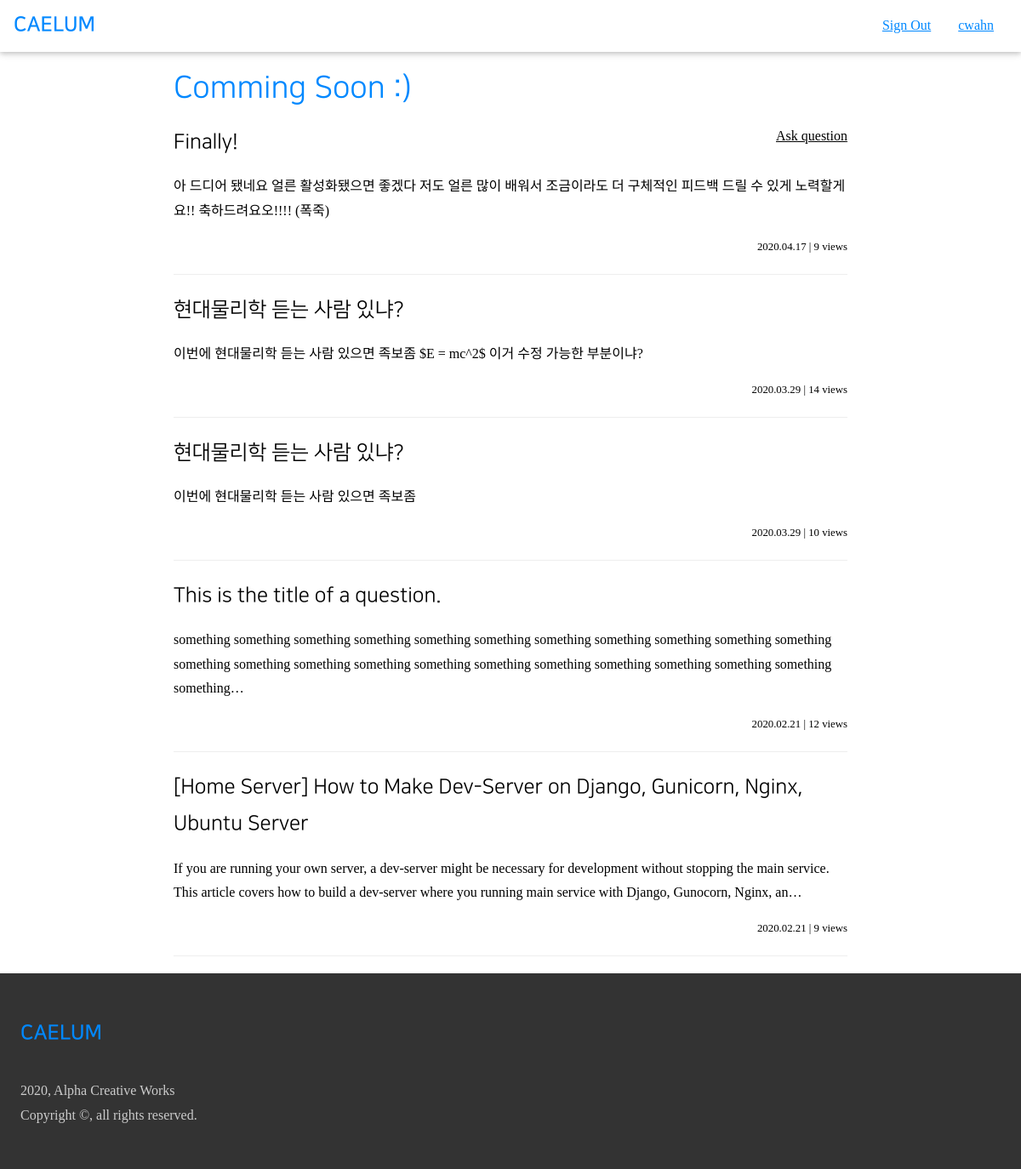
The page / (signed in) on the database as committed earlier.
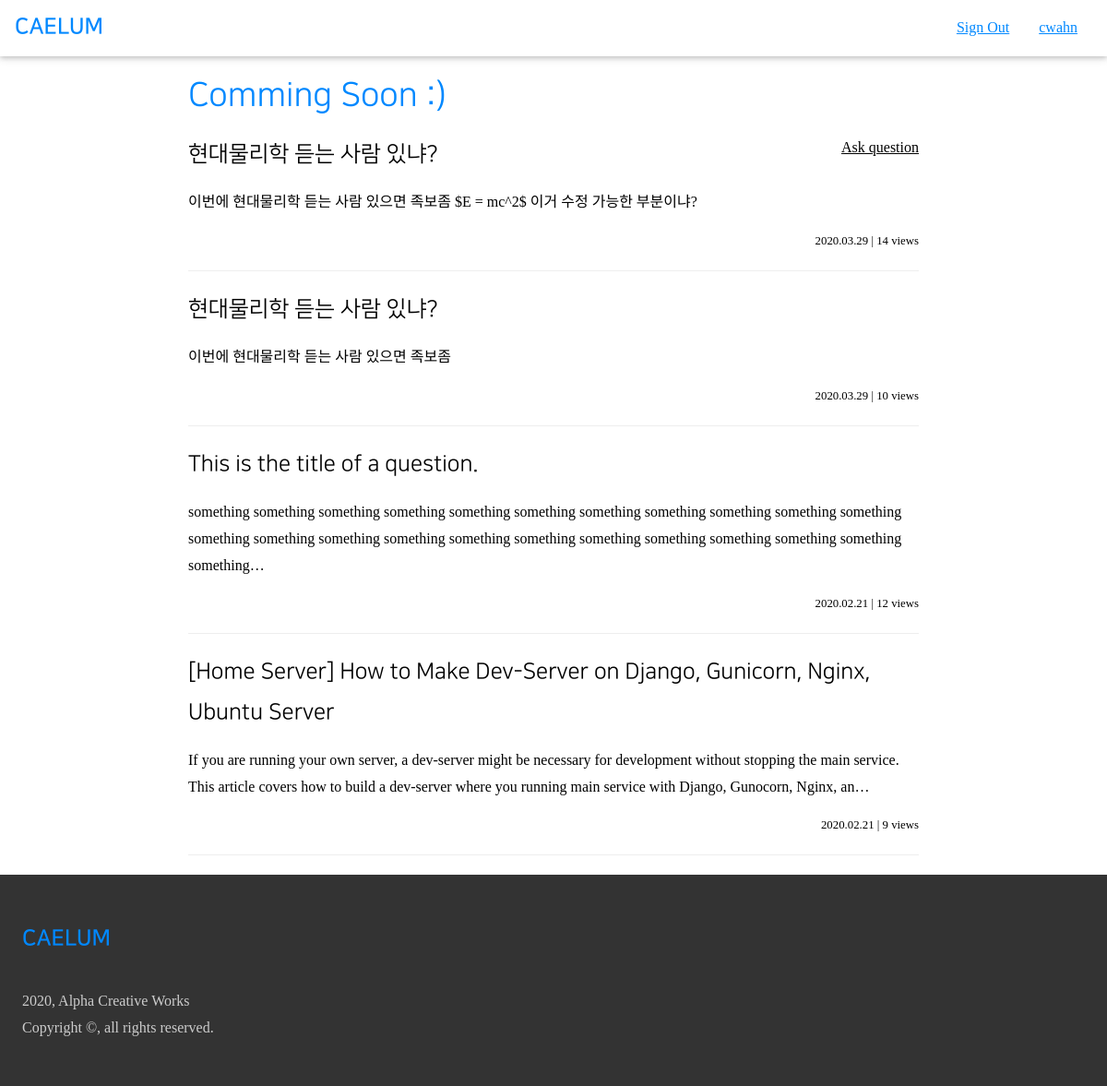
The same page on the database as committed later.
### air/models.py (models this page shows, shortened)
class Article(models.Model):
    author = models.ForeignKey(
        User,
        on_delete=models.CASCADE,
    )
    content = MarkdownxField()
    tags = TaggableManager(
        blank=True,
    )
    date_created = models.DateTimeField(
        auto_now_add=True,
    )
    hit_count = models.IntegerField(
        default=0,
    )
    is_answer = models.BooleanField(
        default=False,
    )
    parent = models.ForeignKey(
        'self',
        blank=True,
        null=True,
        on_delete=models.CASCADE,
        related_name='answers',
    )
    accepted = models.BooleanField(
        default=False,
    )
    def get_title(self):
        return self.content.split('\n')[0].replace('#', '').strip()
    def get_preview(self):
        text = ''.join(self.content.split('\n')[1:])
        preview = re.sub('\!\[\]\(.+\)', '', text)
        preview = re.sub('\#+', '', preview)
        return(preview)
    class Meta:
        ordering = ['-date_created']

### air/views.py (the view)
# urls.py: path('', views.index, name='index'),
@login_required
def index(request):
    user = request.user
    articles = Article.objects.filter(is_answer=False).all()
    context = {
        'user': user,
        'articles': articles,
    }
    return render(request, 'air/index.html', context)

### air/templates/air/index.html (shortened to what this page needs)
{% extends 'air/account_widget.html' %}
{% block content %}
 <div class=" acw3-container acw3-max-width-840 acw3-min-height-100">
     <h1 class=" acw3-text-c">Comming Soon :)</h1>
    <a href="{% url 'air:question' %}" class=" acw3-right">Ask question</a>
     {% for article in articles %}
     <a href="{% url 'air:article' article.pk %}" class=" acw3-text-none"
       ><h3>{{ article.get_title }}</h3></a
     >
     <p>{{ article.get_preview | truncatechars:230 }}</p>
     <div class=" acw3-bar">
       <small  class=" acw3-right">
         {{ article.date_created  | date:'Y.m.d' }} | {{ article.hit_count }} views
       </small>
     </div>
     <hr />
   {% endfor %}
 </div>
{% endblock %}

Rows that differ between the two databases and show on the page:
removed Article: get_title "Finally!", get_preview "아 드디어 됐네요 얼른 활성화됐으면 좋겠다 저도 얼른 많이 배워서 조금이라도 더 구체적인 피드백 드릴 수 있게 노력할게요!! 축하드려요오!!!! (폭죽)", date_created "2020.04.17", hit_count "9"
